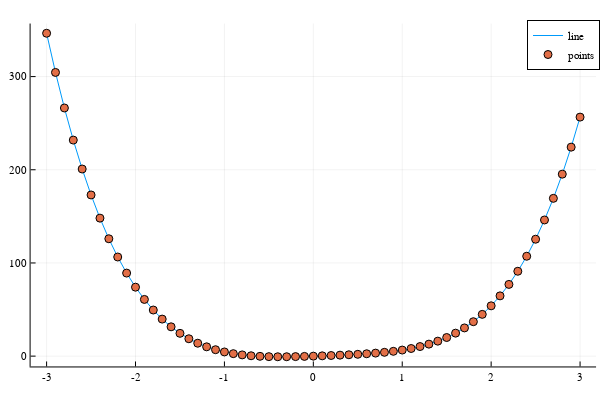

Write notebook code for a chart like this one.
### Code cell
plot(x,y, label="line")
scatter!(x,y, label="points")

### Figure 1 — Plotly figure (JSON) as saved in the notebook; plotly's stock layout.template omitted (floating-point values rounded to 4 significant figures)
{"data": [{"colorbar": {"title": ""}, "legendgroup": "line", "line": {"color": "rgba(0, 154, 250, 1.000)", "dash": "solid", "shape": "linear", "width": 1}, "mode": "lines", "name": "line", "showlegend": true, "type": "scatter", "x": [-3, -2.9, -2.8, -2.7, -2.6, -2.5, -2.4, -2.3, -2.2, -2.1, -2, -1.9, -1.8, -1.7, -1.6, -1.5, -1.4, -1.3, -1.2, -1.1, -1, -0.9, -0.8, -0.7, -0.6, -0.5, -0.4, -0.3, -0.2, -0.1, 0, 0.1, 0.2, 0.3, 0.4, 0.5, 0.6, 0.7, 0.8, 0.9, 1, 1.1, 1.2, 1.3, 1.4, 1.5, 1.6, 1.7, 1.8, 1.9, 2, 2.1, 2.2, 2.3, 2.4, 2.5, 2.6, 2.7, 2.8, 2.9, 3], "xaxis": "x", "y": [346.5, 304.4, 266.3, 231.9, 200.8, 173.0, 148.1, 126.0, 106.4, 89.11, 74, 60.85, 49.49, 39.74, 31.45, 24.47, 18.65, 13.87, 9.994, 6.906, 4.5, 2.674, 1.338, 0.4063, -0.1944, -0.5312, -0.6624, -0.6376, -0.4984, -0.2777, 0, 0.3184, 0.6696, 1.054, 1.482, 1.969, 2.542, 3.234, 4.09, 5.158, 6.5, 8.182, 10.28, 12.88, 16.08, 19.97, 24.67, 30.29, 36.96, 44.81, 54, 64.67, 76.97, 91.09, 107.2, 125.5, 146.1, 169.3, 195.3, 224.3, 256.5], "yaxis": "y", "zmax": null, "zmin": null}, {"colorbar": {"title": ""}, "legendgroup": "points", "marker": {"color": "rgba(227, 111, 71, 1.000)", "line": {"color": "rgba(0, 0, 0, 1.000)", "width": 1}, "size": 8, "symbol": "circle"}, "mode": "markers", "name": "points", "showlegend": true, "type": "scatter", "x": [-3, -2.9, -2.8, -2.7, -2.6, -2.5, -2.4, -2.3, -2.2, -2.1, -2, -1.9, -1.8, -1.7, -1.6, -1.5, -1.4, -1.3, -1.2, -1.1, -1, -0.9, -0.8, -0.7, -0.6, -0.5, -0.4, -0.3, -0.2, -0.1, 0, 0.1, 0.2, 0.3, 0.4, 0.5, 0.6, 0.7, 0.8, 0.9, 1, 1.1, 1.2, 1.3, 1.4, 1.5, 1.6, 1.7, 1.8, 1.9, 2, 2.1, 2.2, 2.3, 2.4, 2.5, 2.6, 2.7, 2.8, 2.9, 3], "xaxis": "x", "y": [346.5, 304.4, 266.3, 231.9, 200.8, 173.0, 148.1, 126.0, 106.4, 89.11, 74, 60.85, 49.49, 39.74, 31.45, 24.47, 18.65, 13.87, 9.994, 6.906, 4.5, 2.674, 1.338, 0.4063, -0.1944, -0.5312, -0.6624, -0.6376, -0.4984, -0.2777, 0, 0.3184, 0.6696, 1.054, 1.482, 1.969, 2.542, 3.234, 4.09, 5.158, 6.5, 8.182, 10.28, 12.88, 16.08, 19.97, 24.67, 30.29, 36.96, 44.81, 54, 64.67, 76.97, 91.09, 107.2, 125.5, 146.1, 169.3, 195.3, 224.3, 256.5], "yaxis": "y", "zmax": null, "zmin": null}], "layout": {"annotations": [], "height": 400, "legend": {"bgcolor": "rgba(255, 255, 255, 1.000)", "bordercolor": "rgba(0, 0, 0, 1.000)", "borderwidth": 1, "font": {"color": "rgba(0, 0, 0, 1.000)", "family": "sans-serif", "size": 11}, "title": {"font": {"color": "rgba(0, 0, 0, 1.000)", "family": "sans-serif", "size": 15}, "text": ""}, "tracegroupgap": 0, "traceorder": "normal", "x": 1, "xanchor": "auto", "y": 1, "yanchor": "auto"}, "margin": {"b": 20, "l": 0, "r": 0, "t": 20}, "paper_bgcolor": "rgba(255, 255, 255, 1.000)", "plot_bgcolor": "rgba(255, 255, 255, 1.000)", "showlegend": true, "width": 600, "xaxis": {"anchor": "y", "domain": [0.05101, 0.9934], "gridcolor": "rgba(0, 0, 0, 0.100)", "gridwidth": 0.5, "linecolor": "rgba(0, 0, 0, 1.000)", "mirror": false, "range": [-3.18, 3.18], "showgrid": true, "showline": true, "showticklabels": true, "tickangle": 0, "tickcolor": "rgb(0, 0, 0)", "tickfont": {"color": "rgba(0, 0, 0, 1.000)", "family": "sans-serif", "size": 11}, "tickmode": "array", "ticks": "inside", "ticktext": ["-3", "-2", "-1", "0", "1", "2", "3"], "tickvals": [-3, -2, -1, 0, 1, 2, 3], "title": "", "titlefont": {"color": "rgba(0, 0, 0, 1.000)", "family": "sans-serif", "size": 15}, "type": "-", "visible": true, "zeroline": false, "zerolinecolor": "rgba(0, 0, 0, 1.000)"}, "yaxis": {"anchor": "x", "domain": [0.03762, 0.9902], "gridcolor": "rgba(0, 0, 0, 0.100)", "gridwidth": 0.5, "linecolor": "rgba(0, 0, 0, 1.000)", "mirror": false, "range": [-11.08, 356.9], "showgrid": true, "showline": true, "showticklabels": true, "tickangle": 0, "tickcolor": "rgb(0, 0, 0)", "tickfont": {"color": "rgba(0, 0, 0, 1.000)", "family": "sans-serif", "size": 11}, "tickmode": "array", "ticks": "inside", "ticktext": ["0", "100", "200", "300"], "tickvals": [0, 100, 200, 300], "title": "", "titlefont": {"color": "rgba(0, 0, 0, 1.000)", "family": "sans-serif", "size": 15}, "type": "-", "visible": true, "zeroline": false, "zerolinecolor": "rgba(0, 0, 0, 1.000)"}}}
